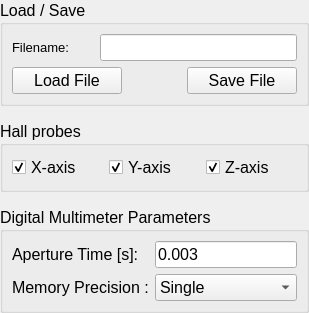
           <widget class="QFrame" name="fm_measurement_2">
            <property name="frameShape">
             <enum>QFrame::NoFrame</enum>
            </property>
            <property name="frameShadow">
             <enum>QFrame::Raised</enum>
            </property>
            <layout class="QVBoxLayout" name="verticalLayout_8">
             <property name="spacing">
              <number>15</number>
             </property>
             <property name="margin">
              <number>0</number>
             </property>
             <item>
              <widget class="QGroupBox" name="gb_measurement_config">
               <property name="font">
                <font>
                 <pointsize>12</pointsize>
                 <weight>50</weight>
                 <bold>false</bold>
                </font>
               </property>
               <property name="title">
                <string>Load / Save</string>
               </property>
               <layout class="QGridLayout" name="gridLayout_8">
                <item row="0" column="0">
                 <widget class="QLabel" name="la_measurement_config_filename">
                  <property name="font">
                   <font>
                    <pointsize>10</pointsize>
                   </font>
                  </property>
                  <property name="text">
                   <string>Filename: </string>
                  </property>
                 </widget>
                </item>
                <item row="1" column="2">
                 <widget class="QPushButton" name="pb_save_measurement_config">
                  <property name="sizePolicy">
                   <sizepolicy hsizetype="Fixed" vsizetype="Fixed">
                    <horstretch>0</horstretch>
                    <verstretch>0</verstretch>
                   </sizepolicy>
                  </property>
                  <property name="minimumSize">
                   <size>
                    <width>110</width>
                    <height>0</height>
                   </size>
                  </property>
                  <property name="maximumSize">
                   <size>
                    <width>110</width>
                    <height>16777215</height>
                   </size>
                  </property>
                  <property name="font">
                   <font>
                    <pointsize>12</pointsize>
                   </font>
                  </property>
                  <property name="text">
                   <string>Save File</string>
                  </property>
                 </widget>
                </item>
                <item row="1" column="0" colspan="2">
                 <widget class="QPushButton" name="pb_load_measurement_config">
                  <property name="sizePolicy">
                   <sizepolicy hsizetype="Fixed" vsizetype="Fixed">
                    <horstretch>0</horstretch>
                    <verstretch>0</verstretch>
                   </sizepolicy>
                  </property>
                  <property name="minimumSize">
                   <size>
                    <width>110</width>
                    <height>0</height>
                   </size>
                  </property>
                  <property name="maximumSize">
                   <size>
                    <width>110</width>
                    <height>16777215</height>
                   </size>
                  </property>
                  <property name="font">
                   <font>
                    <pointsize>12</pointsize>
                   </font>
                  </property>
                  <property name="text">
                   <string>Load File</string>
                  </property>
                 </widget>
                </item>
                <item row="0" column="1" colspan="2">
                 <widget class="QLineEdit" name="le_measurement_config_filename">
                  <property name="styleSheet">
                   <string notr="true">font: 8pt &quot;MS Shell Dlg 2&quot;;</string>
                  </property>
                  <property name="readOnly">
                   <bool>true</bool>
                  </property>
                 </widget>
                </item>
               </layout>
               <zorder>pb_save_measurement_config</zorder>
               <zorder>pb_load_measurement_config</zorder>
               <zorder>la_measurement_config_filename</zorder>
               <zorder>le_measurement_config_filename</zorder>
              </widget>
             </item>
             <item>
              <widget class="QGroupBox" name="gb_hall_enable">
               <property name="font">
                <font>
                 <pointsize>12</pointsize>
                 <weight>50</weight>
                 <bold>false</bold>
                </font>
               </property>
               <property name="title">
                <string>Hall probes</string>
               </property>
               <layout class="QGridLayout" name="gridLayout_11">
                <item row="0" column="0">
                 <widget class="QCheckBox" name="cb_hall_x_enable">
                  <property name="font">
                   <font>
                    <pointsize>12</pointsize>
                   </font>
                  </property>
                  <property name="text">
                   <string>X-axis</string>
                  </property>
                  <property name="checked">
                   <bool>true</bool>
                  </property>
                 </widget>
                </item>
                <item row="0" column="1">
                 <widget class="QCheckBox" name="cb_hall_y_enable">
                  <property name="font">
                   <font>
                    <pointsize>12</pointsize>
                   </font>
                  </property>
                  <property name="text">
                   <string>Y-axis</string>
                  </property>
                  <property name="checked">
                   <bool>true</bool>
                  </property>
                 </widget>
                </item>
                <item row="0" column="2">
                 <widget class="QCheckBox" name="cb_hall_z_enable">
                  <property name="font">
                   <font>
                    <pointsize>12</pointsize>
                   </font>
                  </property>
                  <property name="text">
                   <string>Z-axis</string>
                  </property>
                  <property name="checked">
                   <bool>true</bool>
                  </property>
                 </widget>
                </item>
               </layout>
              </widget>
             </item>
             <item>
              <widget class="QGroupBox" name="gb_dmm_param">
               <property name="font">
                <font>
                 <pointsize>12</pointsize>
                 <weight>50</weight>
                 <bold>false</bold>
                </font>
               </property>
               <property name="title">
                <string>Digital Multimeter Parameters</string>
               </property>
               <layout class="QGridLayout" name="gridLayout_9">
                <item row="0" column="0">
                 <widget class="QLabel" name="la_dmm_aper">
                  <property name="font">
                   <font>
                    <pointsize>12</pointsize>
                   </font>
                  </property>
                  <property name="text">
                   <string>Aperture Time [s]:</string>
                  </property>
                 </widget>
                </item>
                <item row="1" column="0">
                 <widget class="QLabel" name="la_dmm_precision">
                  <property name="font">
                   <font>
                    <pointsize>12</pointsize>
                   </font>
                  </property>
                  <property name="text">
                   <string>Memory Precision :</string>
                  </property>
                 </widget>
                </item>
                <item row="1" column="1">
                 <widget class="QComboBox" name="cb_dmm_precision">
                  <property name="font">
                   <font>
                    <pointsize>12</pointsize>
                   </font>
                  </property>
                  <item>
                   <property name="text">
                    <string>Single</string>
                   </property>
                  </item>
                  <item>
                   <property name="text">
                    <string>Double</string>
                   </property>
                  </item>
                 </widget>
                </item>
                <item row="0" column="1">
                 <widget class="QLineEdit" name="le_dmm_aper">
                  <property name="text">
                   <string>0.003</string>
                  </property>
                 </widget>
                </item>
               </layout>
              </widget>
             </item>
            </layout>
           </widget>
